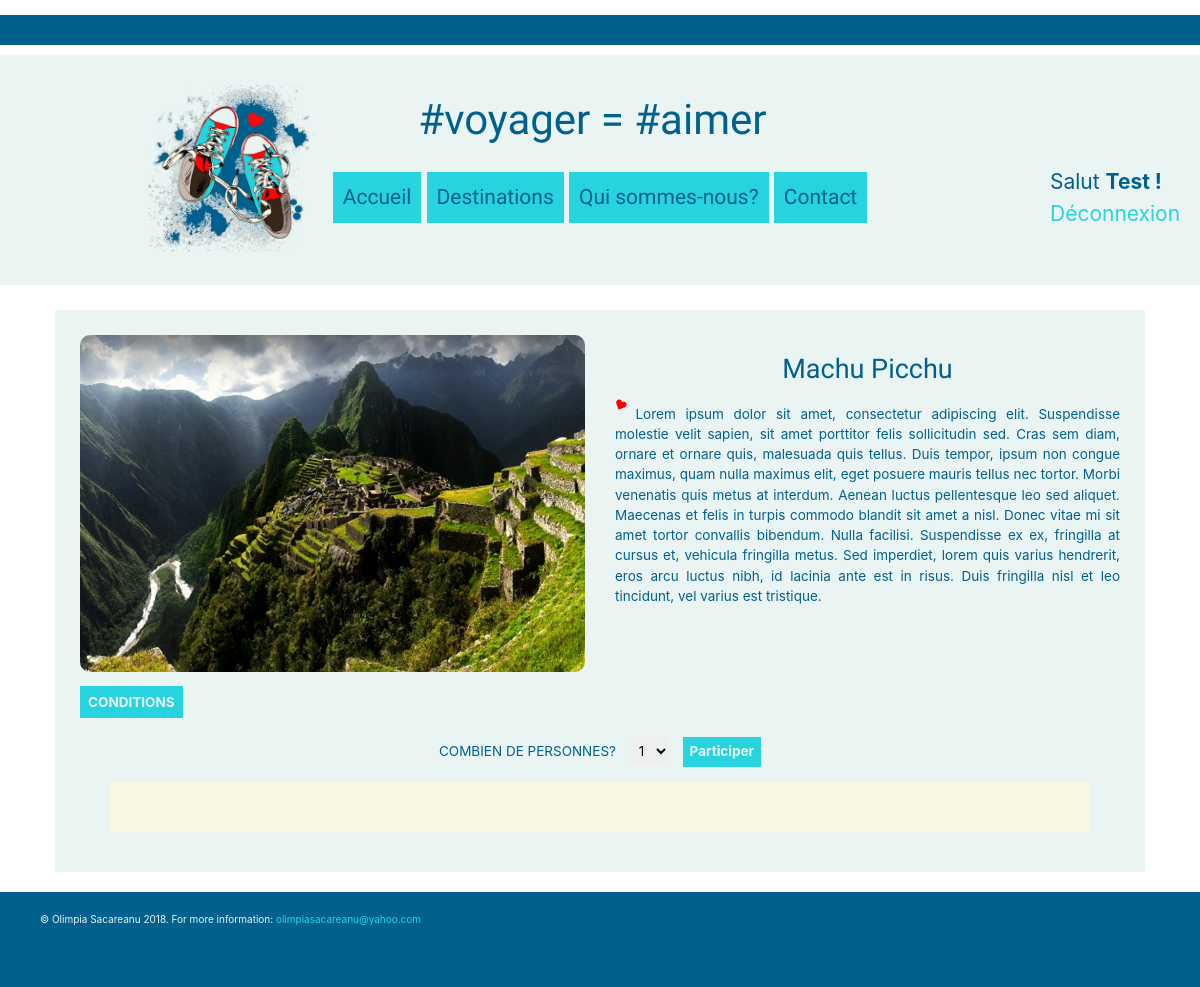
Screenshot of /destination.php?id=1 (signed in) with the database file from the repository.
### tables this page shows
CREATE TABLE IF NOT EXISTS `destination` (
  `ID` int(11) NOT NULL AUTO_INCREMENT,
  `title` varchar(60) NOT NULL,
  `description` text NOT NULL,
  `category` varchar(60) NOT NULL,
  `picture` varchar(50) NOT NULL,
  `slider` varchar(50) NOT NULL,
  PRIMARY KEY (`ID`)
);

### destination.php (called while the page is built, shortened)
<?php
include "connection.php";
$query = $db->prepare('SELECT * FROM destination WHERE ID = ?');
$query->execute([
	$_GET['id']
]);
$destination = $query->fetch();
include "layout.phtml";

### destination.phtml (the view, shortened to what this page needs)
<div class="destination-container">
	<article>
		<div class="row">
			<div class="col-lg-6 col-sm-12">
				<img src="img/<?= $destination['picture'] ?>" alt="destination">
			</div>
			<div class="col-lg-6 col-sm-12">
				<h1><?= htmlspecialchars($destination['title']) ?></h1>
				<p><i class="fas fa-heart"></i> <?= htmlspecialchars($destination['description']) ?></p>
			</div>
		</div>
			<a  class='conditions' href='#'>CONDITIONS</a>
				<form action="" method='post'>
					<label for="persons">Combien de personnes?</label>
					<select name="persons" id="persons">
						<option value="1">1</option>
					</select>
					<button type="button" id='join' >Participer</button>
				</form>
				<form class="order" data-mode='change' >
						<div class="join">
						</div>
				</form>
	</article>
</div>

### main9.css (style rules this page uses)
html { font-size: 62.5%; }
a { text-decoration: none; color: #00618e; }
h1, h2 { font-family: Love Ya Like A Sister; }
.row img { width: 100%; }
.destination-container h1 { text-align:center; font-family: Love Ya Like A Sister; }
.destination-container p .fas { color: red; }
.destination-container .conditions { color: #28d3e0; }
.destination-container .join { background-color: #faf8e4; padding: 20px; margin:15px; }
@media screen and (min-width: 1024px) { img { border-radius: 10px; } }
@media screen and (min-width: 1024px) { p { text-align:justify; } }
@media screen and (min-width: 1024px) { .destination-container .conditions { color: #eaf4f3; } }
@media screen and (min-width: 1024px) { .destination-container { font-size: 0.9em; } }
@media screen and (min-width: 1024px) { .destination-container img { margin-bottom: 20px; } }
@media screen and (min-width: 1024px) { .destination-container a { text-decoration:none; background-color: #28d3e0; padding:8px; color: #eaf4f3; font-weight: bold; } }
@media screen and (min-width: 1024px) { .destination-container form { text-align: center; margin:0 15px; } }
@media screen and (min-width: 1024px) { .destination-container form label { text-transform: uppercase; } }
@media screen and (min-width: 1024px) { .destination-container form select { margin: 0 10px; padding:5px; border: none; } }
@media screen and (min-width: 1024px) { .destination-container button { color: #eaf4f3; border: none; padding:7px; background-color: #28d3e0; font-weight: bold; } }
@media screen and (min-width: 1024px) { .destination-container .join { font-size: 1.3em; margin: 15px; padding: 25px; } }
@media screen and (min-width: 1024px) { .destination-container p .fas { font-size: 0.8em; color: red; position: relative; top: -10px; -webkit-transform: rotate(25deg); -moz-transform: rotate(25deg); -o-transform: rotate(25deg); -ms-transform: rotate(25deg); transform: rotate(25deg); } }

### rows the page displays
destination: picture (picture), title "Machu Picchu", description "Lorem ipsum dolor sit amet, consectetur adipiscing elit. Suspendisse molestie velit sapien, sit amet porttitor felis sollicitudin sed. Cras sem diam, ornare et ornare quis, malesuada quis tellus. Duis tempor, ipsum non congue maximus, quam nulla maximus elit, eget posuere mauris tellus nec tortor. Morbi venenatis quis metus at interdum. Aenean luctus pellentesque leo sed aliquet. Maecenas et felis in turpis commodo blandit sit amet a nisl. Donec vitae mi sit amet tortor convallis bibendum. Nulla facilisi. Suspendisse ex ex, fringilla at cursus et, vehicula fringilla metus. Sed imperdiet, lorem quis varius hendrerit, eros arcu luctus nibh, id lacinia ante est in risus. Duis fringilla nisl et…"

### other values shown
$_SESSION['user']['firstName'] "Test"
